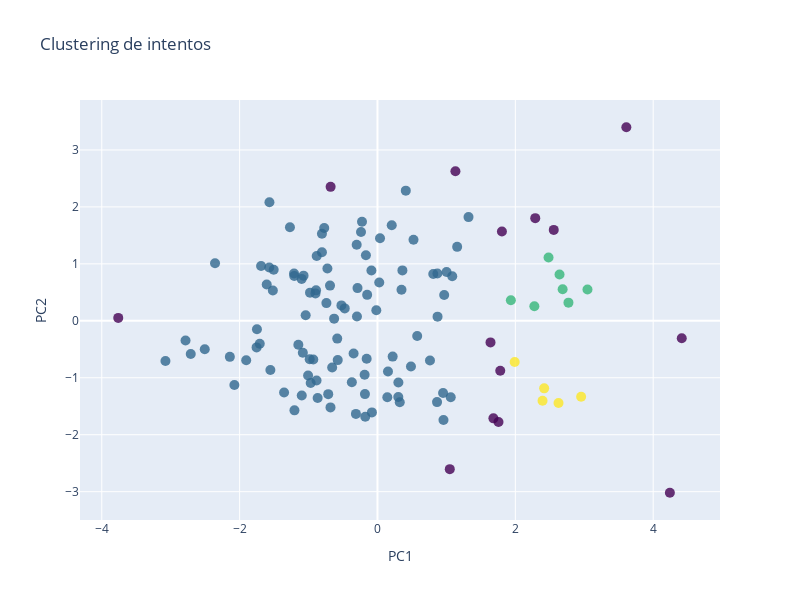

Notebook code for this chart:
### Markdown cell above
# Con Hierarchical Agglomerative Clustering (HAC):

### Code cell
import numpy as np
import plotly.graph_objects as go
from scipy.cluster.hierarchy import linkage, fcluster
from sklearn.metrics import silhouette_score
from sklearn.preprocessing import StandardScaler

#Tecnicas de principal component analysis
#conjunto minimo de datos que explican una cirscuntancia
#Claro, el Principal Component Analysis (PCA) es una técnica de reducción de dimensionalidad que se utiliza en el análisis de datos y en el aprendizaje automático. El objetivo principal de PCA es transformar un conjunto de variables correlacionadas en un conjunto de variables no correlacionadas llamadas componentes principales.

#PCA es útil cuando se trabaja con un conjunto de datos con muchas variables, y se desea reducir la cantidad de variables manteniendo la mayor cantidad de información posible. Esto se logra al encontrar las direcciones en las que los datos tienen la mayor varianza y proyectar los datos en estas direcciones.

#El proceso de PCA se puede resumir en los siguientes pasos:

#Estandarizar los datos: Esto implica escalar las variables para que tengan una media de 0 y una desviación estándar de 1.
#Calcular la matriz de covarianza: La matriz de covarianza es una matriz cuadrada que contiene las covarianzas entre cada par de variables.
#Calcular los eigenvectores y eigenvalores de la matriz de covarianza: Los eigenvectores representan las direcciones en las que los datos tienen la mayor varianza, y los eigenvalores representan la magnitud de la varianza en cada dirección.
#Ordenar los eigenvectores según sus eigenvalores correspondientes en orden descendente.
#Seleccionar los primeros k eigenvectores, donde k es el número de componentes principales que se desea mantener.
#Proyectar los datos en el espacio de los k eigenvectores seleccionados.
#El resultado es un conjunto de datos transformado con menos dimensiones, que conserva la mayor cantidad de información posible del conjunto de datos original.


#elegir 2 sistemas cada uno, 1 mas, resumen. tracksrls frances si. uno de codigo abierto
#ver funcionalidades y visualizacion y analisis

#predecir si al jugador le va a ir bien o no segun los datos 

#Coger las columnas necesarias para crear la matriz de características
matriz_caracteristicas = df_pca[['PC1', 'PC2']].values

# Normalizar los datos
#matriz_caracteristicas_norm = StandardScaler().fit_transform(matriz_caracteristicas)

# Calcular la matriz de enlaces
Z = linkage(matriz_caracteristicas, method='ward')

# Calcular los valores de silueta para diferentes umbrales
scores = []
for i in range(2, len(Z)):
    clusters = fcluster(Z, t=i, criterion='maxclust')
    score = silhouette_score(matriz_caracteristicas, clusters)
    scores.append(score)

# Encontrar el umbral que maximiza el valor de silueta
umbral = np.argmax(scores) + 2

# Asignar los clusters en base al umbral
agrupamiento = fcluster(Z, t=umbral, criterion='maxclust')

# Crear la figura
fig = go.Figure(data=[go.Scatter(x=df_pca['PC1'], y=df_pca['PC2'], mode='markers',
                                 marker=dict(size=10, color=agrupamento.labels_ + 1, opacity=0.8,
                                             colorscale='Viridis'))])

# Configurar layout
fig.update_layout(title='Clustering de intentos',
                  xaxis_title='PC1',
                  yaxis_title='PC2',
                  width=800, height=600)

# Mostrar gráfica
fig.show()

### Figure 1 — Plotly figure (JSON) as saved in the notebook; plotly's stock layout.template omitted (floating-point values rounded to 4 significant figures)
{"data": [{"marker": {"color": [1, 1, 1, 1, 1, 2, 1, 1, 1, 2, 1, 1, 0, 1, 1, 1, 1, 1, 2, 1, 1, 1, 1, 1, 1, 1, 1, 1, 1, 1, 1, 1, 1, 1, 1, 2, 1, 1, 1, 1, 0, 1, 1, 1, 1, 1, 1, 1, 1, 0, 1, 1, 3, 1, 1, 1, 1, 1, 1, 1, 1, 1, 0, 0, 2, 1, 1, 1, 1, 1, 1, 1, 0, 2, 1, 1, 1, 1, 1, 1, 0, 0, 1, 1, 3, 1, 0, 2, 0, 1, 1, 1, 1, 0, 1, 1, 1, 1, 3, 1, 1, 1, 1, 1, 1, 1, 1, 1, 1, 0, 1, 1, 3, 1, 1, 1, 3, 0, 1, 0, 1, 1, 1, 1], "colorscale": [[0, "#440154"], [0.1111, "#482878"], [0.2222, "#3e4989"], [0.3333, "#31688e"], [0.4444, "#26828e"], [0.5556, "#1f9e89"], [0.6667, "#35b779"], [0.7778, "#6ece58"], [0.8889, "#b5de2b"], [1, "#fde725"]], "opacity": 0.8, "size": 10}, "mode": "markers", "type": "scatter", "x": [0.8641, 0.9575, -1.754, -0.9313, -0.5838, 2.686, -0.01708, -1.708, -1.355, 2.771, -0.08784, -1.101, 3.61, -0.7267, -0.2246, -0.8057, -0.08099, -0.1678, 3.047, 0.1427, -1.904, -1.007, -0.8817, -0.6572, -0.1498, -0.6887, 0.4109, -2.506, -2.357, 1.062, -0.969, -0.741, -0.3465, 0.8715, 0.3482, 2.276, -0.6816, 0.3233, 0.3032, 0.8691, 1.755, -0.3018, -2.785, 1.156, 1.321, -0.1771, -0.372, -1.148, 1.085, 1.781, -1.567, -1.506, 2.418, 0.2069, -0.8058, 0.2202, 0.3614, -0.5232, -0.1867, 0.02583, -3.076, -1.042, 1.682, -3.761, 2.482, 0.5763, -1.21, -0.9834, -0.2895, -0.8912, -1.518, -1.073, 1.131, 1.935, -0.5769, -0.9784, -1.689, -0.8997, -1.607, -2.142, -0.6799, 2.289, 0.03677, -1.554, 2.955, 0.8092, 1.805, 2.641, 4.414, -1.207, -0.157, 0.3018, -0.1816, 2.557, -0.868, 1.002, -0.3128, -0.475, 2.626, 0.7616, -2.076, -0.2978, -1.205, -0.7727, -1.27, -0.8839, -0.2388, -0.7146, -2.709, 1.049, -1.57, 0.1525, 1.991, -1.099, 0.4855, -0.6291, 2.394, 4.242, 0.9676, 1.64, 0.5226, -1.749, 0.9518, -1.083], "y": [-1.427, -1.74, -0.467, -0.678, -0.3126, 0.554, 0.1846, -0.4016, -1.26, 0.3192, 0.8847, 0.7361, 3.398, 0.9194, 1.738, 1.529, -1.608, 1.15, 0.5487, -1.343, -0.6915, -0.9597, 1.137, -0.8193, 0.4558, 0.6181, 2.285, -0.4981, 1.011, -1.342, -1.093, 0.3112, -0.5728, 0.07321, 0.5444, 0.2555, -1.52, -1.429, -1.084, 0.8304, -1.776, 1.335, -0.3453, 1.298, 1.821, -1.685, -1.08, -0.4215, 0.7816, -0.8773, 2.081, 0.8954, -1.186, 1.677, 1.203, -0.6285, 0.8852, 0.2705, -0.9465, 0.6716, -0.7066, 0.09658, -1.712, 0.05123, 1.111, -0.2655, 0.8305, -0.6741, 0.5741, 0.5344, 0.5331, 0.7931, 2.626, 0.3603, -0.69, 0.4946, 0.9623, 0.4814, 0.6378, -0.6328, 2.352, 1.803, 1.45, -0.8627, -1.332, 0.8214, 1.567, 0.8137, -0.3057, 0.788, -0.6661, -1.337, -1.287, 1.596, -1.356, 0.8579, -1.634, 0.2181, -1.443, -0.6972, -1.127, 0.07575, -1.572, 1.63, 1.643, -1.047, 1.56, -1.288, -0.583, -2.604, 0.9347, -0.8898, -0.7221, -1.311, -0.8013, 0.03838, -1.403, -3.019, 0.4537, -0.3788, 1.424, -0.149, -1.268, -0.5608]}], "layout": {"height": 600, "title": {"text": "Clustering de intentos"}, "width": 800, "xaxis": {"title": {"text": "PC1"}}, "yaxis": {"title": {"text": "PC2"}}}}
